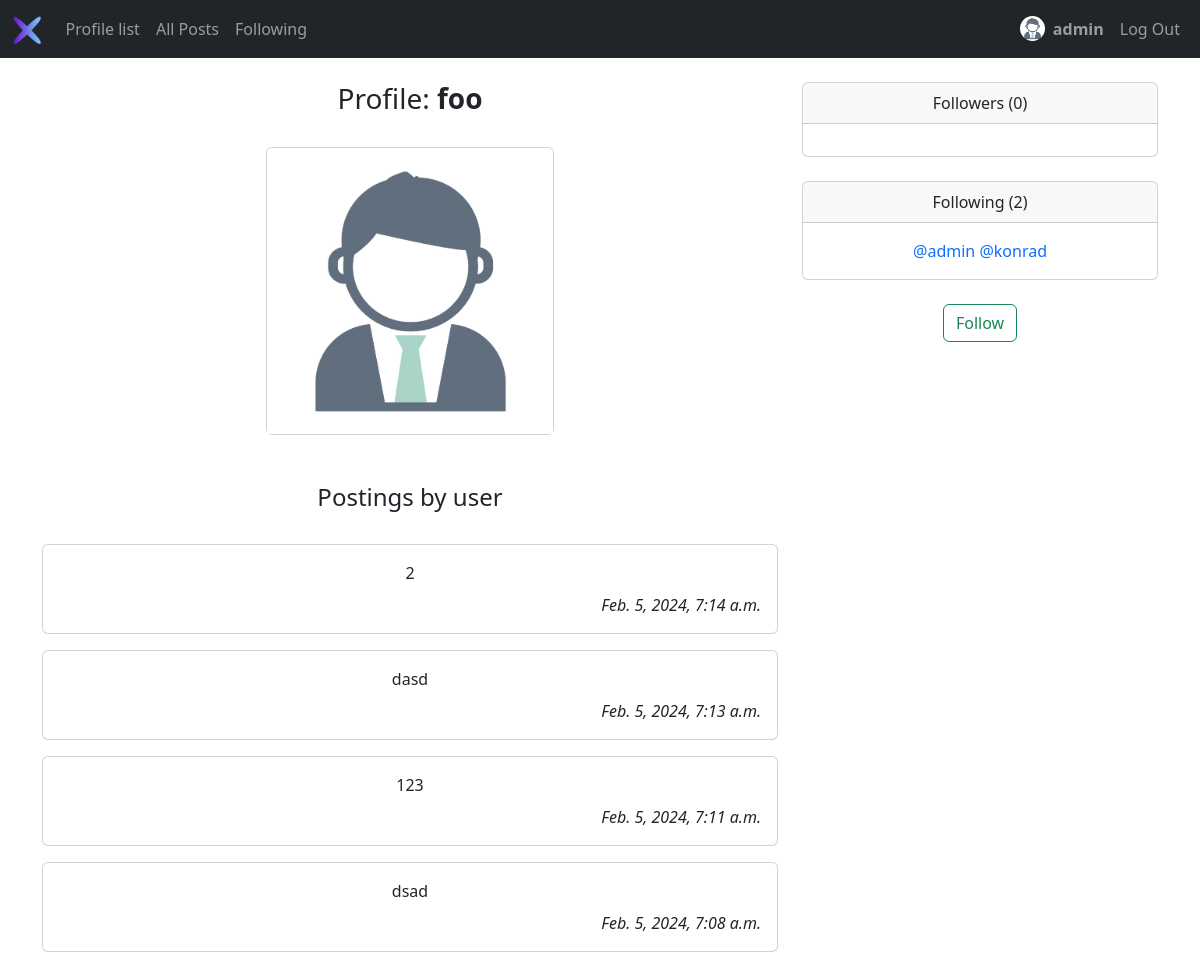
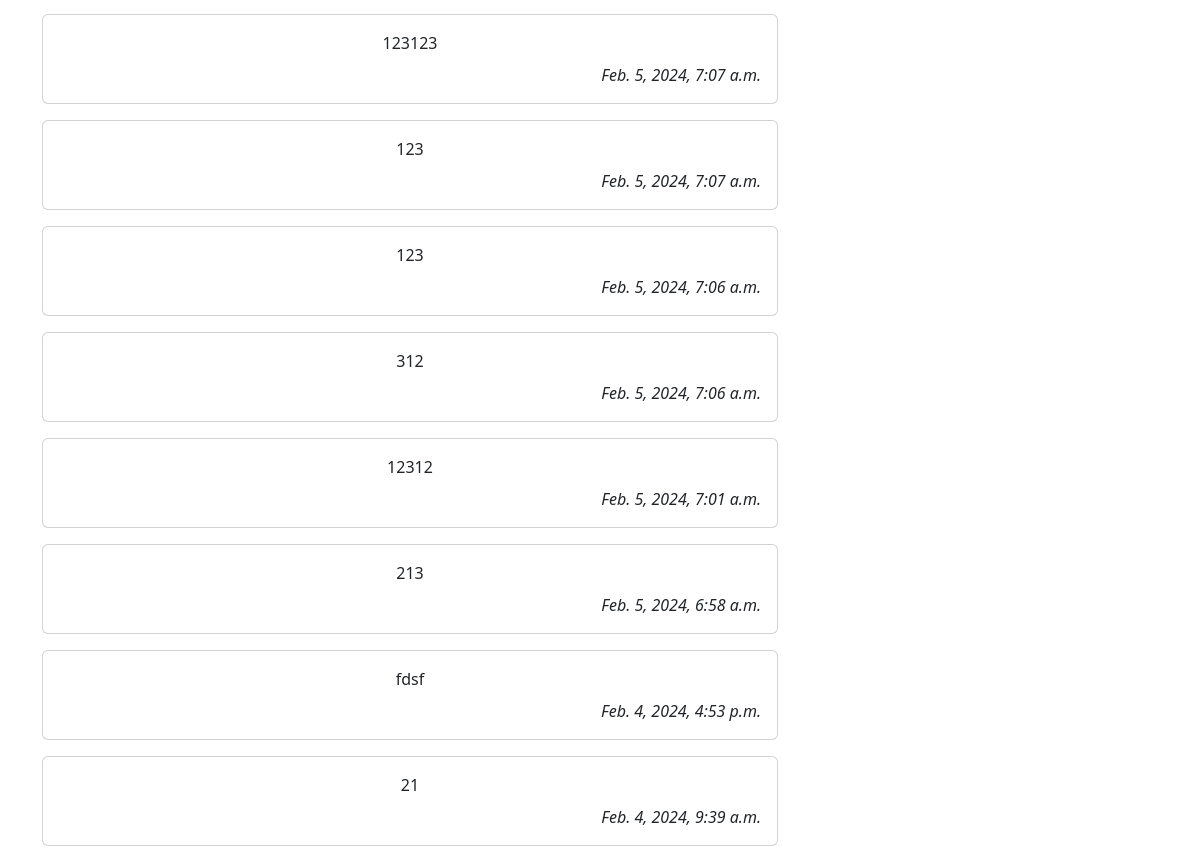
/profile/foo (signed in), run on the app's committed database (2 pictures, top to bottom).
### network/models.py (models this page shows, shortened)
class User(AbstractUser):
    posts = models.ManyToManyField('Post',
        symmetrical=False,
        related_name='author',
        blank=True)
    follows = models.ManyToManyField('self',
        symmetrical=False,
        related_name='followed_by',
        blank=True)
    last_activity = models.DateTimeField(auto_now=True)

class Post(models.Model):
    post_author = models.ForeignKey(User, on_delete=models.CASCADE)
    content = models.TextField()
    created_at = models.DateTimeField(auto_now_add=True)
    likes = models.ManyToManyField(User, related_name='liked_posts', blank=True)

### network/views.py (the view)
# urls.py: path("profile/<str:user_name>", views.profile_view, name="profile"),
def profile_view(request, user_name):
    profile = User.objects.get(username=user_name)
    posts = Post.objects.filter(post_author=profile.id).order_by('-created_at')
    return render(request, "network/profile.html", {
        "profile": profile,
        "posts": posts,
    })

### network/templates/network/profile.html (shortened to what this page needs)
{% extends "network/layout.html" %}
{% load static %}
{% block body %}
<div class="text-center">
    <div class="row">
        <div class="col-8">
            <div id="user_name">
                <h3>Profile: <strong>{{ profile }}</strong></h3>
            </div>
            <br>
            <div class="card mx-auto" style="width: 18rem;">
                <img src="{% static 'network/images/user_profile_default.jpg' %}" class="card-img-top" alt="profile image">
            </div>
        </div>
        <div class="col-4">
            <div class="card">
                <div class="card-header">
                    Followers ({{ profile.followed_by.all.count }})
                </div>
                <div class="card-body">
                </div>
            </div>
            <br>
            <div class="card">
                <div class="card-header">
                    Following ({{ profile.follows.all.count }})
                </div>
                <div class="card-body">
                    {% for follower in profile.follows.all %}
                        <a href="{% url 'profile' follower %}">@{{ follower }}</a>
                    {% endfor %}
                </div>
            </div>
            <br>
            {% if not user == profile and user.is_authenticated %}
                {% if profile in user.follows.all %}
                    <button id="follow-btn" type="button" class="btn btn-outline-secondary" data-username={{ profile }}>Unfollow</button>
                {% else %}
                    <button id="follow-btn" type="button" class="btn btn-outline-success" data-username={{ profile }}>Follow</button>
                {% endif %}
            {% endif %}
        </div>
    </div>
</div>
<br>
<br>
<div class="text-center">
    <div class="row">
        <div class="col-8">
            <h4>Postings by user</h4>
            <br>
            {% for post in posts %}
            <div class="card mb-3">
                <div class="card-body">
                    <div id="post-content-{{ post.id }}" class="mb-2">{{ post.content }}</div>
                    <div style="text-align: right;">
                        <em>{{ post.created_at }}</em>
                    </div>
                </div>
            </div>
            {% endfor %}
        </div>
    </div>
</div>
{% endblock %}

### network/templates/network/nav.html (shortened to what this page needs)
{% load static %}
<nav class="navbar navbar-expand-lg navbar-dark bg-dark">
  <div class="container-fluid">
    <div class="collapse navbar-collapse" id="navbarSupportedContent">
      <a class="navbar-brand mt-2 mt-lg-0" href="{% url 'index' %}">
        <img
          src="{% static 'network/images/logo2.png' %}"
          height="30"
          alt="Network Logo"
          loading="lazy"
        />
      </a>
      <ul class="navbar-nav me-auto mb-2 mb-lg-0">
        <li class="nav-item">
            <a class="nav-link" href="{% url 'all_users' %}">Profile list</a>
        </li>
        <li class="nav-item">
            <a class="nav-link" href="{% url 'index' %}">All Posts</a>
        </li>
        {% if user.is_authenticated %}
            <li class="nav-item">
                <a class="nav-link" href="{% url 'following' %}">Following</a>
            </li>
        {% endif %}
    </ul>
      <div class="d-flex align-items-center">
        <ul class="navbar-nav me-auto mb-2 mb-lg-0">
          {% if user.is_authenticated %}
          <li class="nav-item d-flex align-items-center">
            <img src="{% static 'network/images/user_profile_default.jpg' %}" class="rounded-circle" height="25" alt="User Avatar" loading="lazy">
          </li>
          <li class="nav-item">
            <a class="nav-link" href="{% url 'profile' user %}" role="button" aria-expanded="false">
              <strong>{{ request.user }}</strong>
            </a>
          </li>
          <li class="nav-item">
            <a class="nav-link" href="{% url 'logout' %}">Log Out</a>
          </li>
          {% endif %}
        </ul>
      </div>
    </div>
  </div>
</nav>
<br>

### network/static/network/styles.css (style rules this page uses)
a { text-decoration: none; }

### data on the page
User: user "admin", username "admin"
User: username "foo", followed_by.all.count "0", follows.all.count "2"
User: username "konrad"
Post: content "2", created_at "Feb. 5, 2024, 7:14 a.m."
Post: content "dasd", created_at "Feb. 5, 2024, 7:13 a.m."
Post: content "123", created_at "Feb. 5, 2024, 7:11 a.m."
Post: content "dsad", created_at "Feb. 5, 2024, 7:08 a.m."
Post: content "123123", created_at "Feb. 5, 2024, 7:07 a.m."
Post: content "123", created_at "Feb. 5, 2024, 7:07 a.m."
Post: content "123", created_at "Feb. 5, 2024, 7:06 a.m."
Post: content "312", created_at "Feb. 5, 2024, 7:06 a.m."
Post: content "12312", created_at "Feb. 5, 2024, 7:01 a.m."
Post: content "213", created_at "Feb. 5, 2024, 6:58 a.m."
Post: content "fdsf", created_at "Feb. 4, 2024, 4:53 p.m."
Post: content "21", created_at "Feb. 4, 2024, 9:39 a.m."
